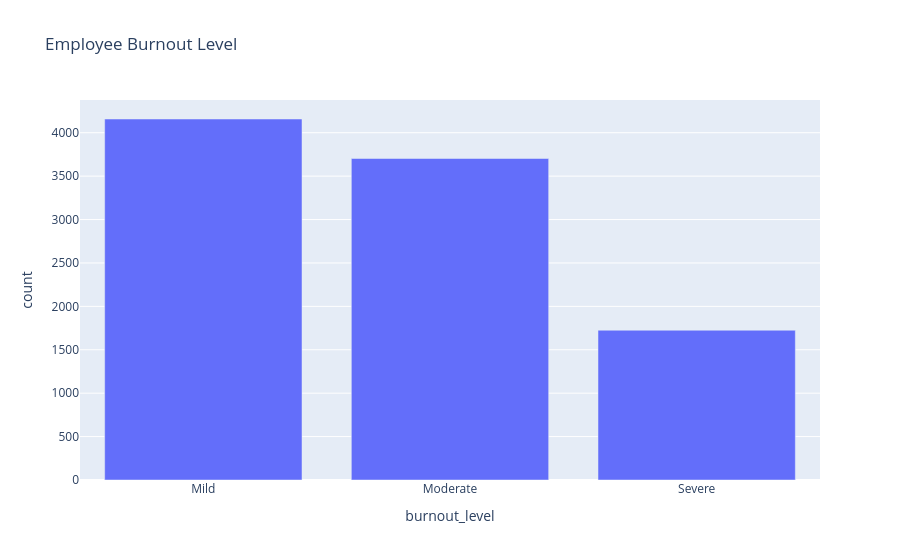

The code cell stored with this chart in its notebook:
### Code cell
#Burnout Level — Bar Chart
burnout = df['burnout_level'].value_counts().reset_index()

fig = px.bar(
    burnout,
    x='burnout_level',
    y='count',
    title='Employee Burnout Level'
)

fig.show()

### Figure 1 — Plotly figure (JSON) as saved in the notebook; plotly's stock layout.template omitted (floating-point values rounded to 4 significant figures)
{"data": [{"hovertemplate": "burnout_level=%{x}<br>count=%{y}<extra></extra>", "legendgroup": "", "marker": {"color": "#636efa", "pattern": {"shape": ""}}, "name": "", "orientation": "v", "showlegend": false, "textposition": "auto", "type": "bar", "x": ["Mild", "Moderate", "Severe"], "xaxis": "x", "y": [4158, 3703, 1725], "yaxis": "y"}], "layout": {"barmode": "relative", "legend": {"tracegroupgap": 0}, "title": {"text": "Employee Burnout Level"}, "xaxis": {"anchor": "y", "domain": [0, 1], "title": {"text": "burnout_level"}}, "yaxis": {"anchor": "x", "domain": [0, 1], "title": {"text": "count"}}}}
